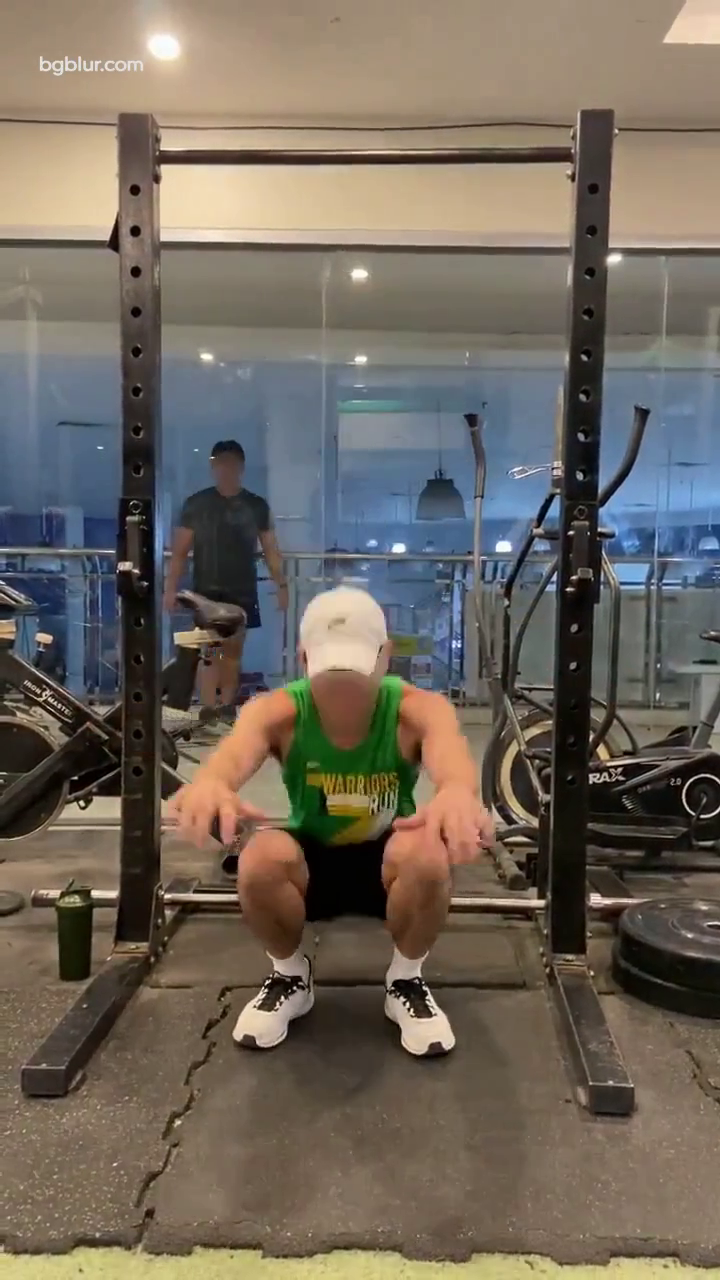
#> input picture frame 246 of admin-react/public/videos/squat_ref-front.mp4, 720 x 1280 px, given in place of dd5d91c0df4e4cc2bd3d599c1060bbe8.mp4, which was not available
$ python extract_pilot_details.py
#> lines starting #> are read from the running program, lines starting #| are printed output that depends on the picture
import cv2
from pathlib import Path

video = Path(r"media\datasets\videos\dd5d91c0df4e4cc2bd3d599c1060bbe8.mp4")
output_dir = Path("pilot_sample_340_detail_frames")
output_dir.mkdir(exist_ok=True)

cap = cv2.VideoCapture(str(video))

for frame_number in [246, 250, 270, 274]:
    cap.set(cv2.CAP_PROP_POS_FRAMES, frame_number)
    ok, frame = cap.read()

    if not ok:
        print(f"Could not read frame {frame_number}")
        continue

    output_path = output_dir / f"frame_{frame_number}.jpg"
    cv2.imwrite(str(output_path), frame)
    print(output_path.resolve())
#> this loop made 4 passes
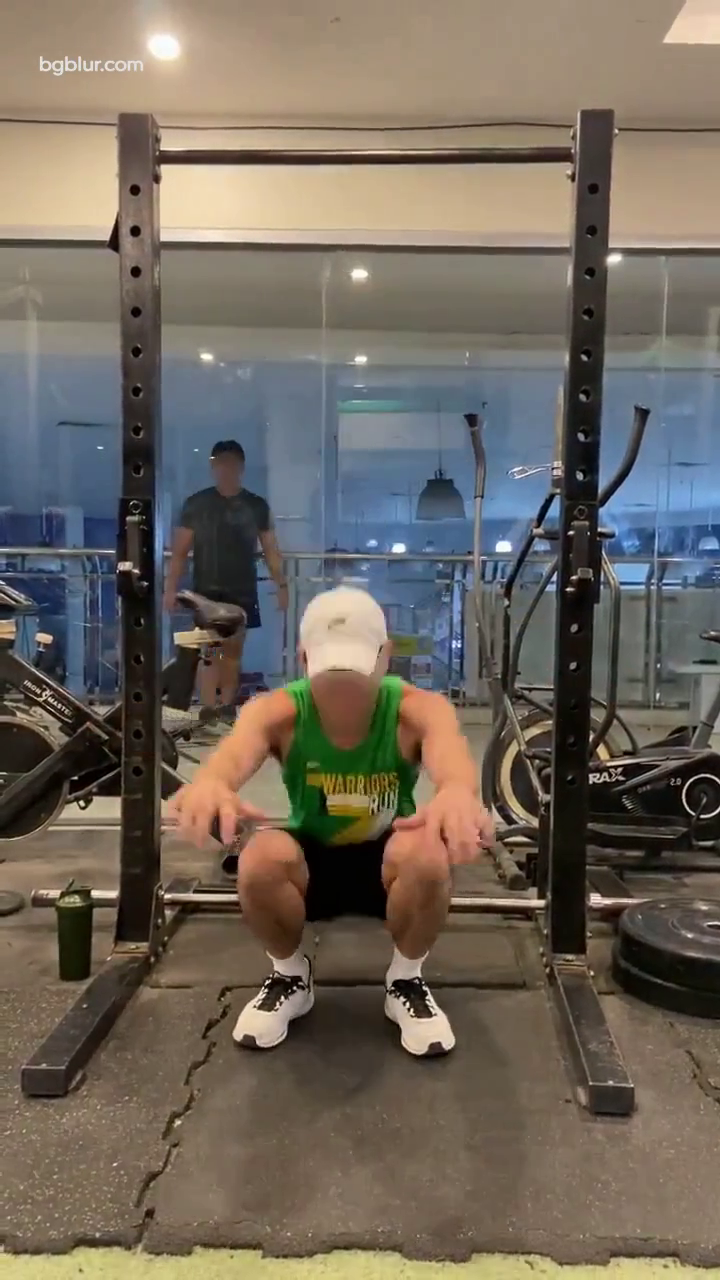
#> input picture frame 246 of admin-react/public/videos/squat_ref-front.mp4, 720 x 1280 px, given in place of dd5d91c0df4e4cc2bd3d599c1060bbe8.mp4, which was not available
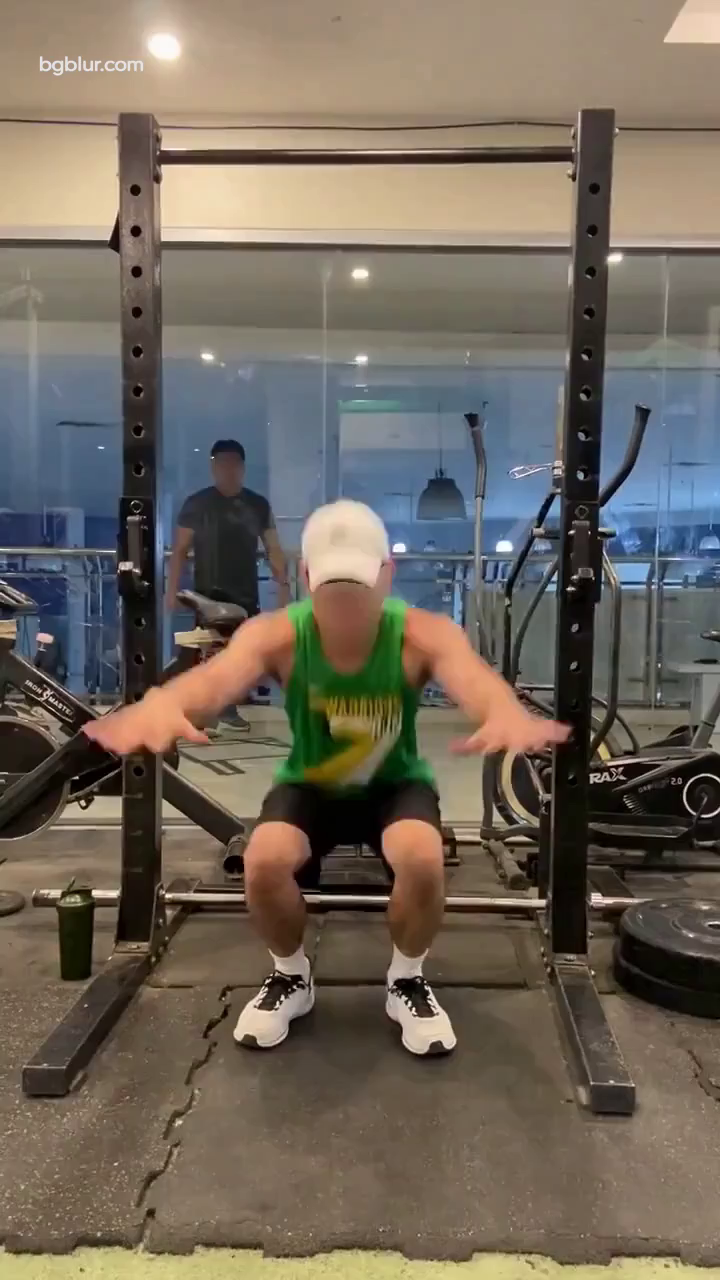
#> input picture frame 250 of admin-react/public/videos/squat_ref-front.mp4, 720 x 1280 px, given in place of dd5d91c0df4e4cc2bd3d599c1060bbe8.mp4, which was not available
#> pass 3, `ok, frame = cap.read()`:
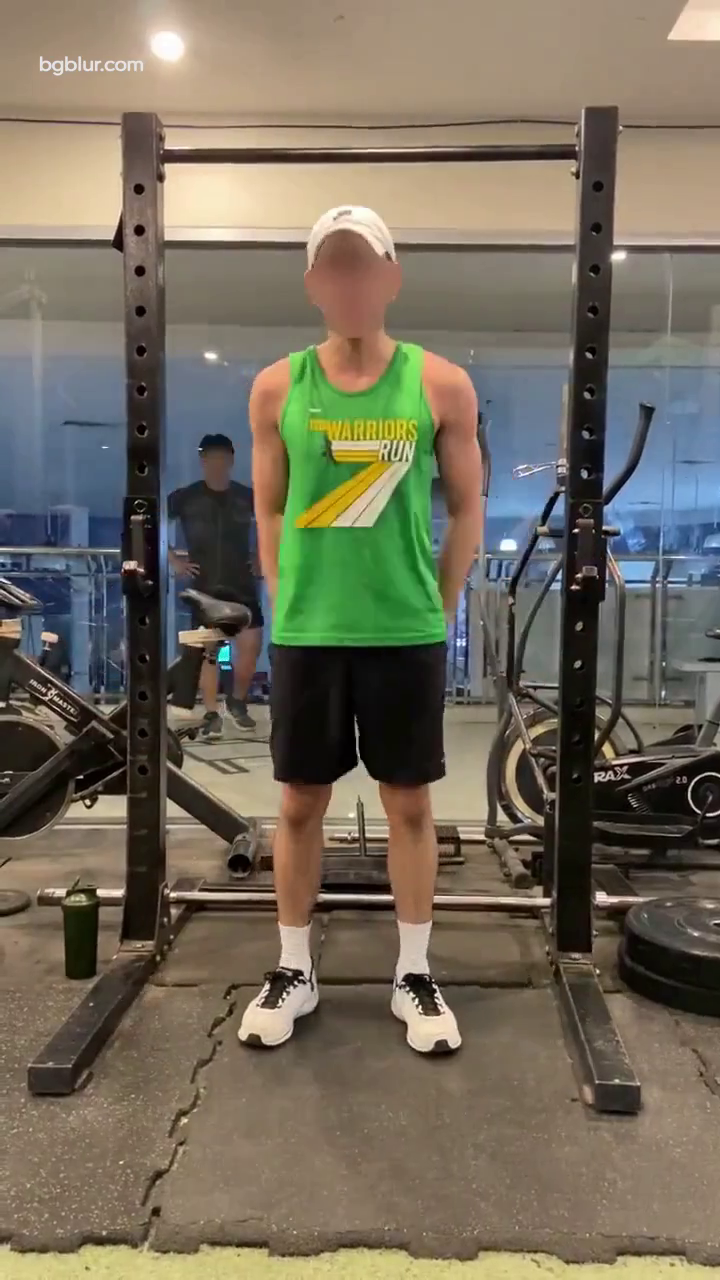
#> frame: shape (1280, 720, 3); mean B, G, R 92.4, 108.5, 116

cap.release()

$ run again, starting later in the video
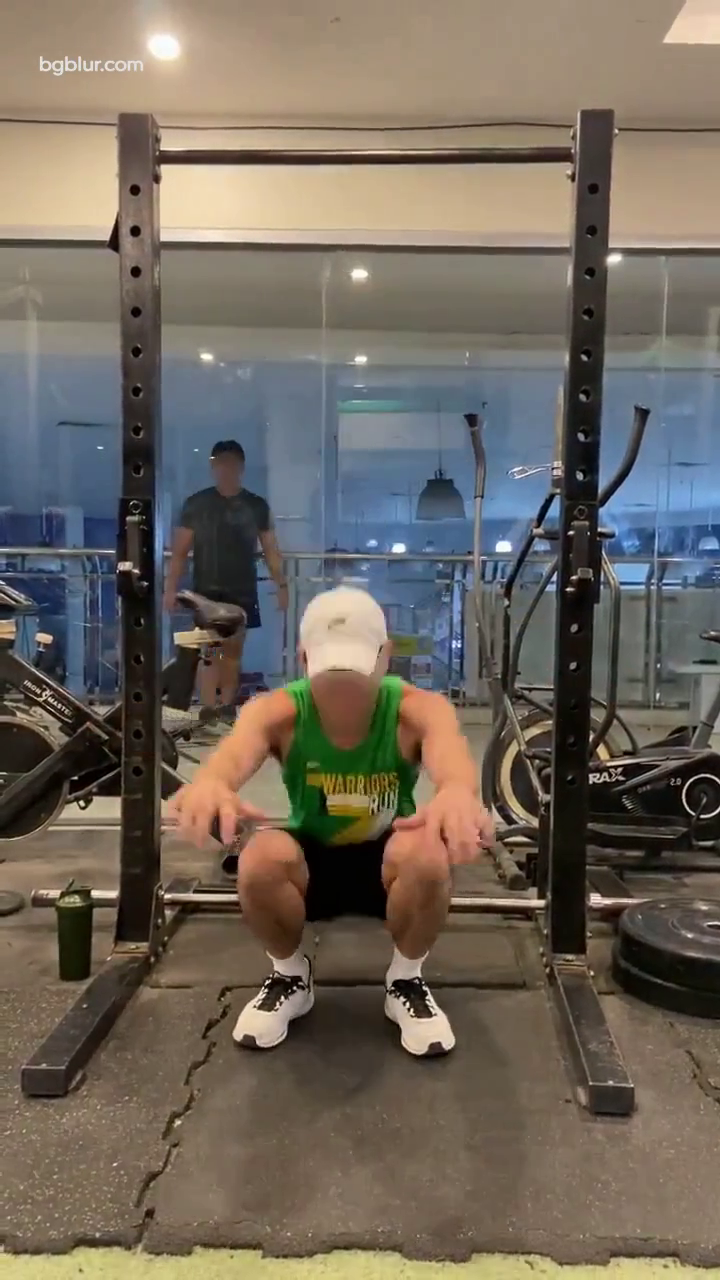
#> input picture frame 246 of admin-react/public/videos/squat_ref-front.mp4, 720 x 1280 px, given in place of dd5d91c0df4e4cc2bd3d599c1060bbe8.mp4, which was not available
#> the loop `for frame_number in [246, 250, 270, 274]:` made 4 passes
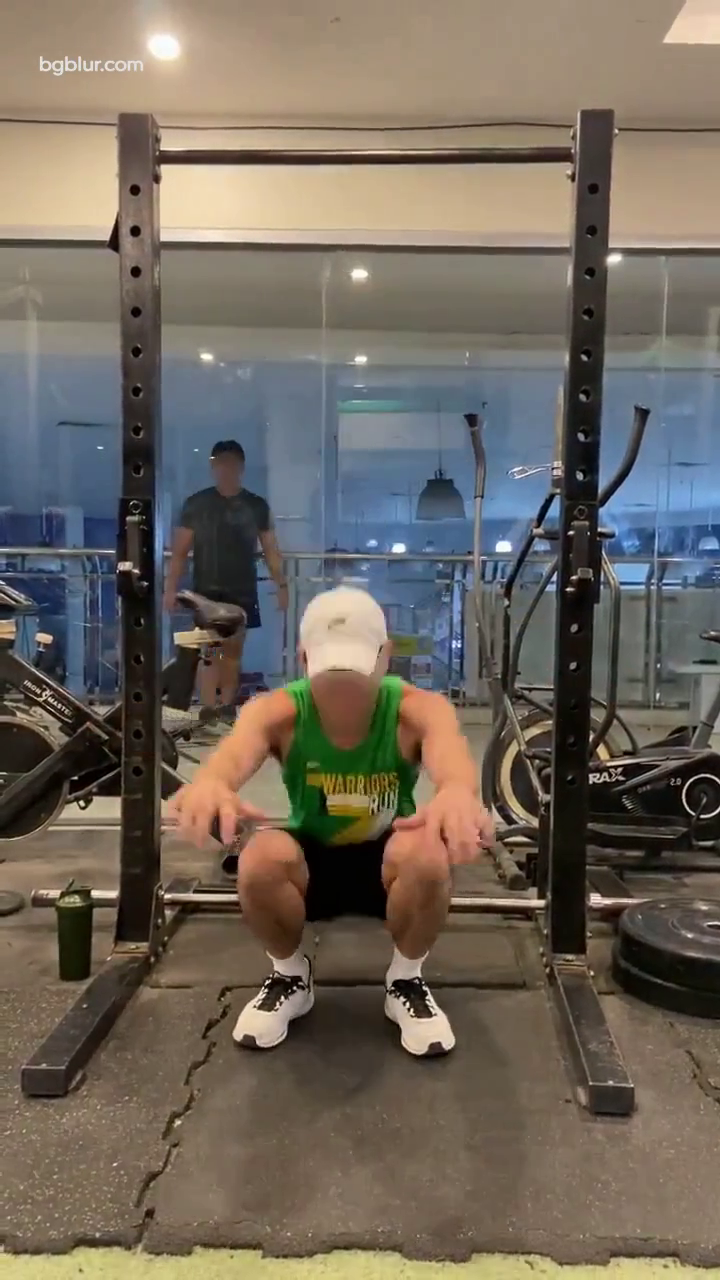
#> input picture frame 246 of admin-react/public/videos/squat_ref-front.mp4, 720 x 1280 px, given in place of dd5d91c0df4e4cc2bd3d599c1060bbe8.mp4, which was not available
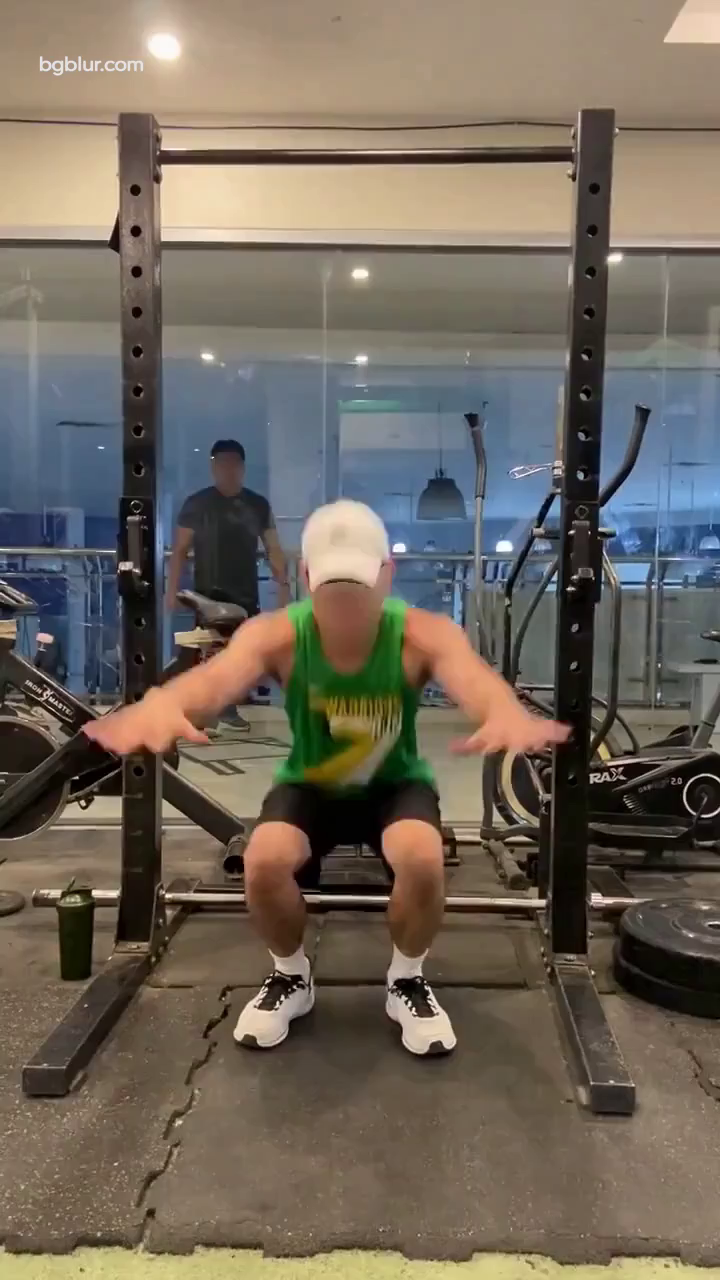
#> input picture frame 250 of admin-react/public/videos/squat_ref-front.mp4, 720 x 1280 px, given in place of dd5d91c0df4e4cc2bd3d599c1060bbe8.mp4, which was not available

$ run again, starting later in the video
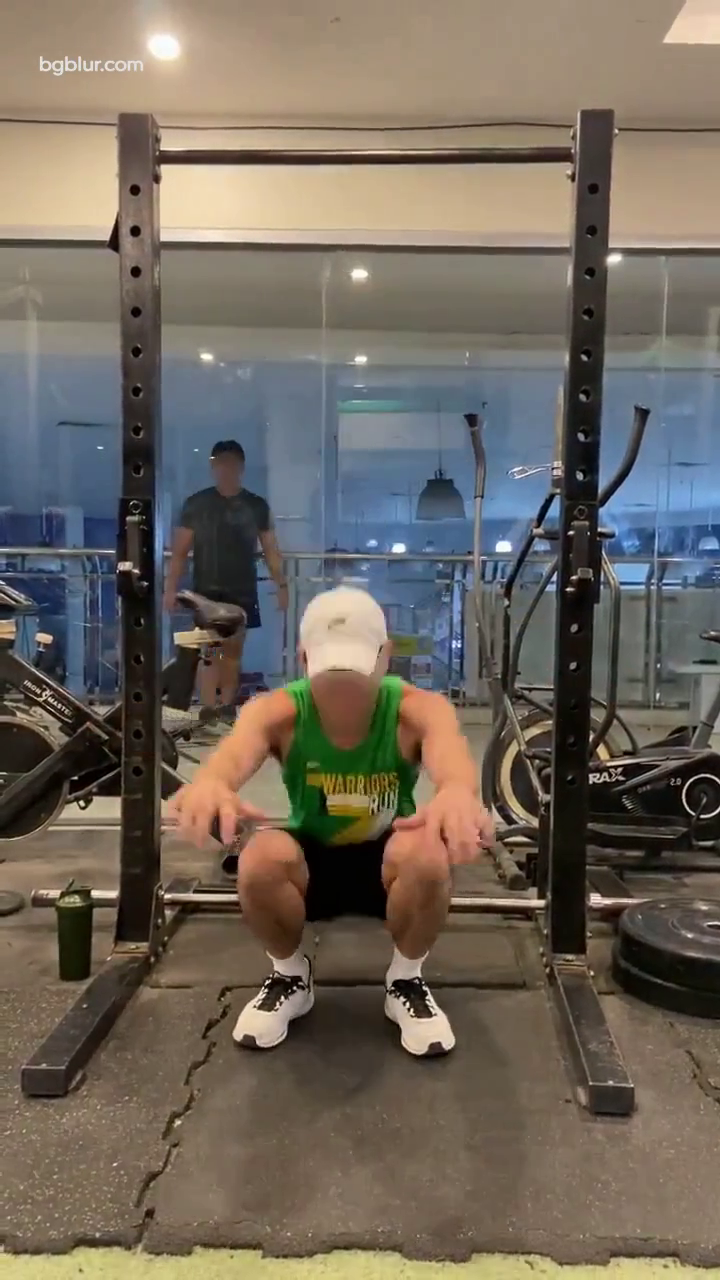
#> input picture frame 246 of admin-react/public/videos/squat_ref-front.mp4, 720 x 1280 px, given in place of dd5d91c0df4e4cc2bd3d599c1060bbe8.mp4, which was not available
#> the loop `for frame_number in [246, 250, 270, 274]:` made 4 passes
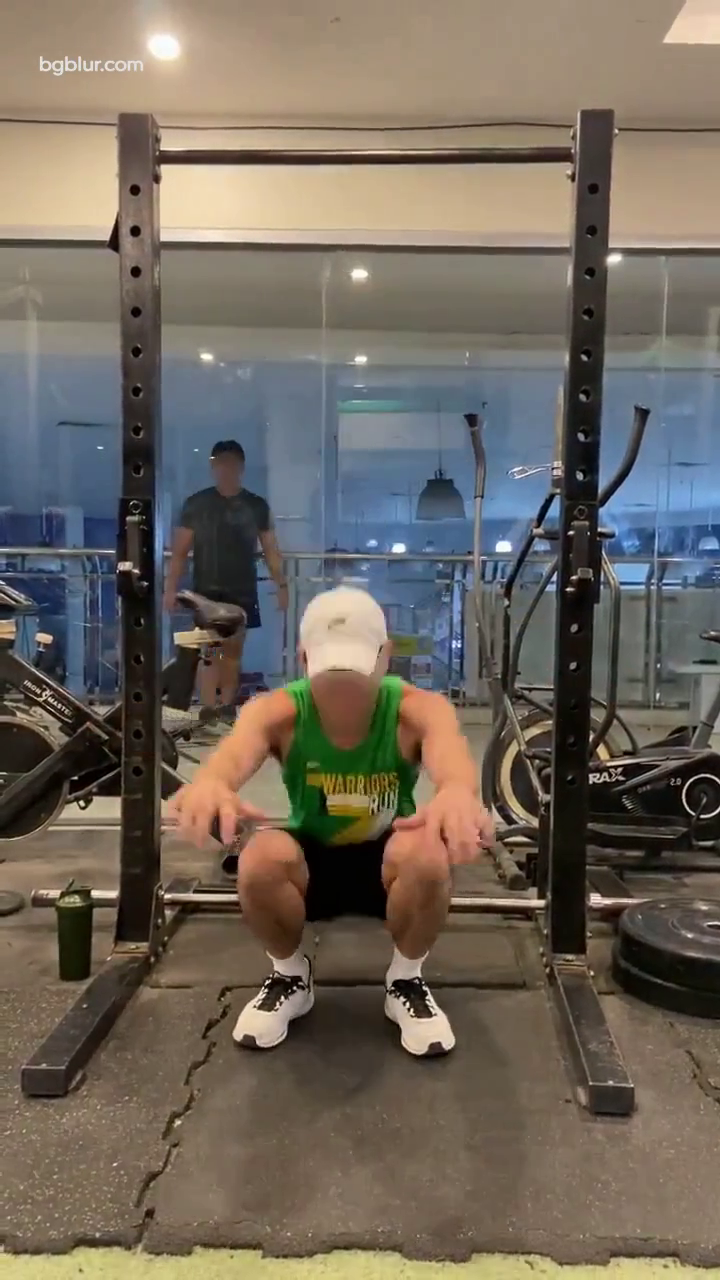
#> input picture frame 246 of admin-react/public/videos/squat_ref-front.mp4, 720 x 1280 px, given in place of dd5d91c0df4e4cc2bd3d599c1060bbe8.mp4, which was not available
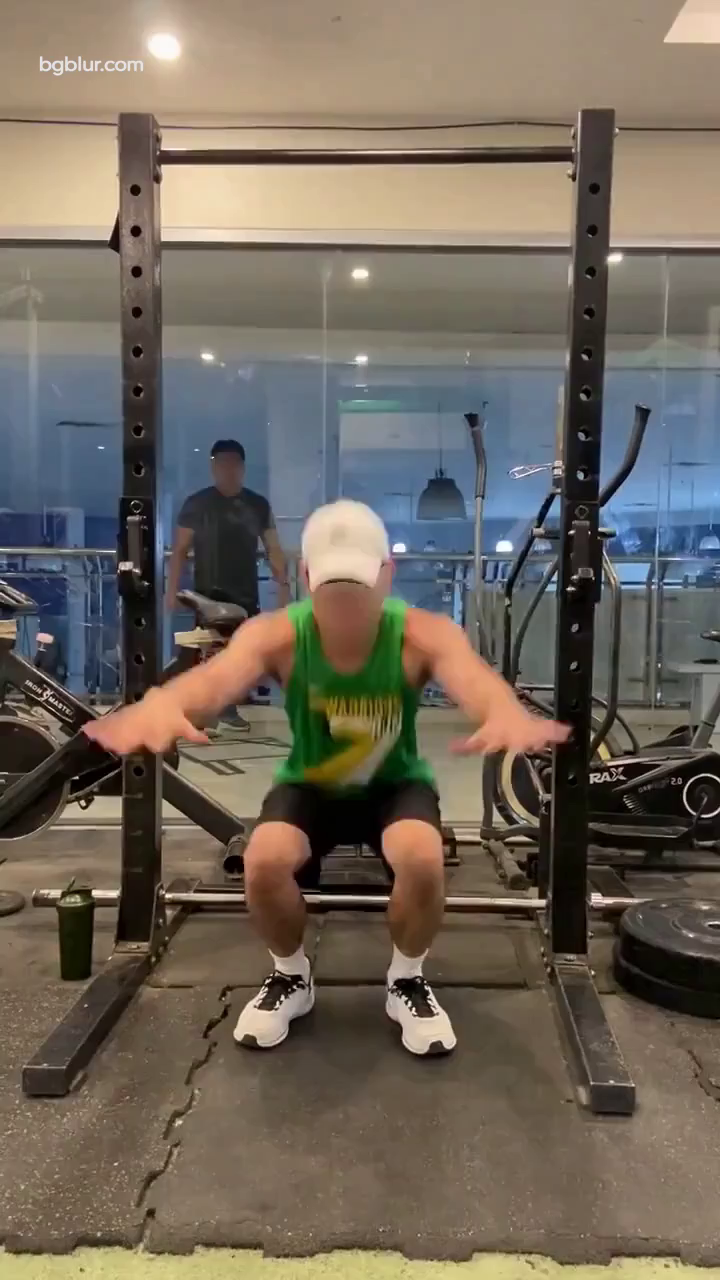
#> input picture frame 250 of admin-react/public/videos/squat_ref-front.mp4, 720 x 1280 px, given in place of dd5d91c0df4e4cc2bd3d599c1060bbe8.mp4, which was not available
